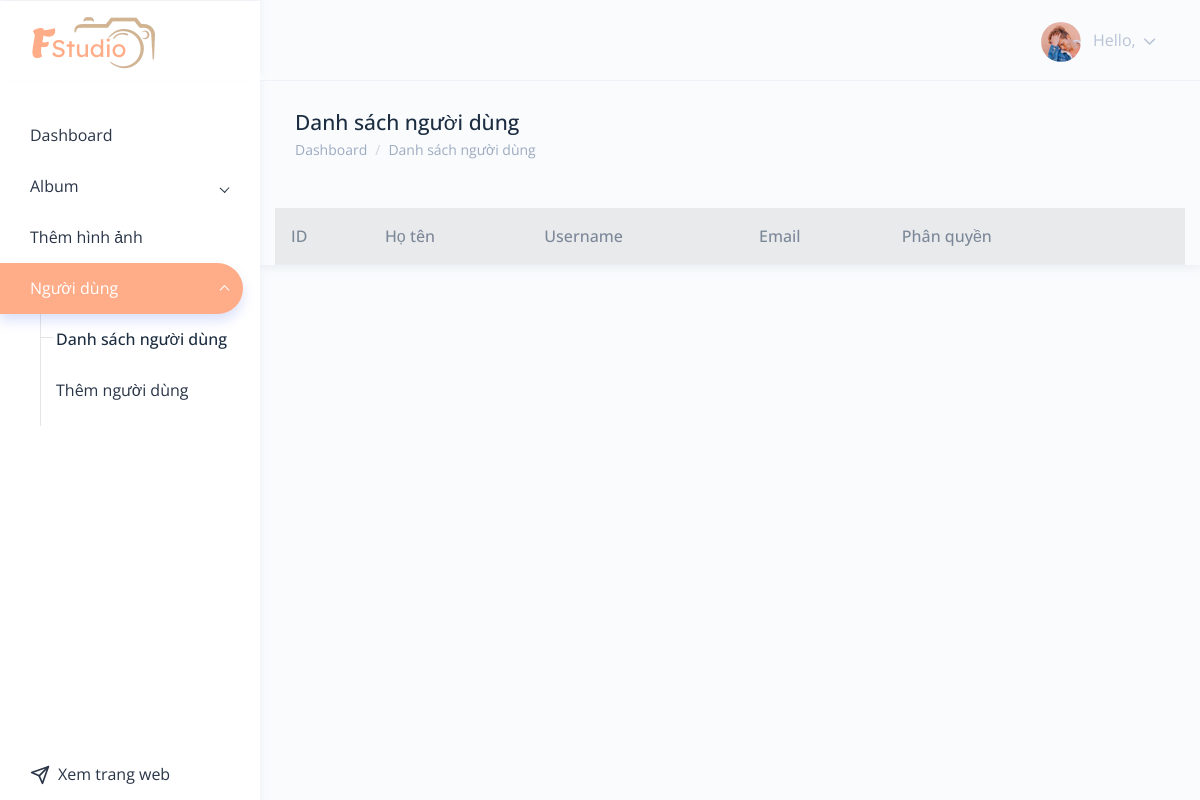
/admin/user-list_vuntpc07201.php, run on an earlier commit of the app's database.
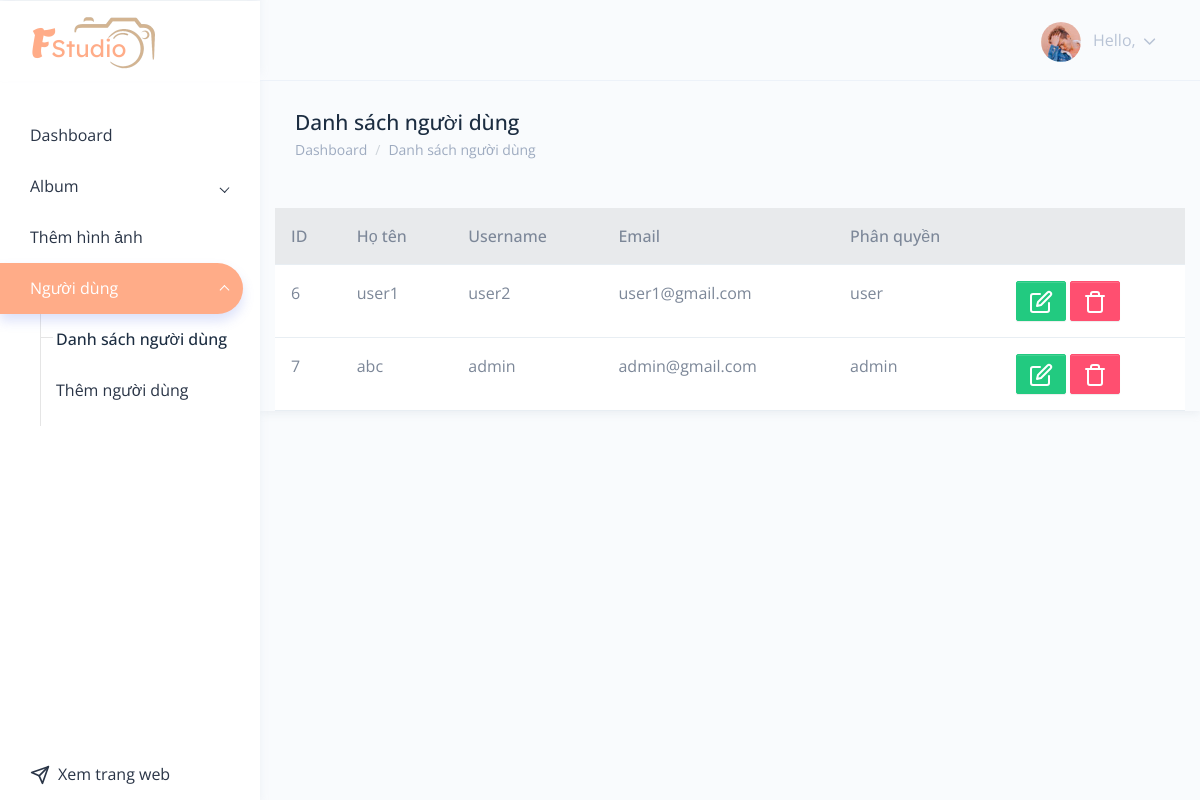
And on a later commit of the database.
### tables this page shows
CREATE TABLE `user` (
  `user_id` int(11) NOT NULL,
  `fullName` varchar(255) NOT NULL,
  `username` varchar(255) NOT NULL,
  `email` varchar(255) NOT NULL,
  `password` varchar(255) NOT NULL,
  `permission` varchar(10) NOT NULL
);

### admin/user-list_vuntpc07201.php (the view, shortened to what this page needs)
<?php
include './components/header.php'
    ?>
<div class="page-wrapper">
    <div class="page-breadcrumb">
        <div class="row">
            <div class="col-7 align-self-center">
                <h3 class="page-title text-truncate text-dark font-weight-medium mb-1">Danh sách người dùng</h3>
                <div class="d-flex align-items-center">
                    <nav aria-label="breadcrumb">
                        <ol class="breadcrumb m-0 p-0">
                            <li class="breadcrumb-item"><a href="./index.php" class="text-muted">Dashboard</a></li>
                            <li class="breadcrumb-item text-muted active" aria-current="page">Danh sách người dùng</li>
                        </ol>
                    </nav>
                </div>
            </div>
        </div>
    </div>
    <div class="container mt-5">
        <table class="table mb-5">
            <thead class="bg-light">
                <th>ID</th>
                <th>Họ tên</th>
                <th>Username</th>
                <th>Email</th>
                <th>Phân quyền</th>
                <th></th>
            </thead>
            <tbody class="bg-white">
                <?php
                require '../connect.php';
                $sql = $conn->query("SELECT * FROM user");
                if ($sql->num_rows > 0):
                    while ($user = $sql->fetch_assoc()):
                        ?>
                        <tr>
                            <td><?= $user['user_id']?></td>
                            <td><?= $user['fullName']?></td>
                            <td><?= $user['username']?></td>
                            <td><?= $user['email']?></td>
                            <td><?= $user['permission']?></td>
                            <td>
                                <a href="user-edit_vuntpc07201.php?user_id=<?= $user['user_id']?>"  class="btn btn-success"><i class="feather-icon" data-feather="edit"></i></a>
                                <button class="btn btn-danger" data-bs-toggle="modal" data-bs-target="#modalDelete<?= $user['user_id'] ?>">
                                    <i class="feather-icon" data-feather="trash"></i>
                                </button>
                            </td>
                        </tr>
                    <?php
                    endwhile;
                endif;
                ?>
            </tbody>
        </table>
    </div>
</div>
<?php
include './components/footer.php';
?>

### admin/components/header.php (shortened to what this page needs)
<!DOCTYPE html>
<html dir="ltr" lang="en">
<head>
    <link href="../assets/dist/css/style.css" rel="stylesheet">
    <link href="../assets/extra-libs/c3/c3.min.css" rel="stylesheet">
    <link href="../assets/libs/chartist/dist/chartist.min.css" rel="stylesheet">
    <link href="../assets/extra-libs/jvector/jquery-jvectormap-2.0.2.css" rel="stylesheet" />
    <link rel="stylesheet" href="../assets/css/masonry.css">
    <link rel="stylesheet" href="../assets/css/admin_vuntpc07201.css">
    <link rel="stylesheet" href="../assets/css/global_vuntpc07201.css">
</head>
<body>
    <div id="main-wrapper" class="position-relative" data-theme="light" data-layout="vertical" data-navbarbg="skin6" data-sidebartype="full" data-sidebar-position="fixed" data-header-position="fixed" data-boxed-layout="full">
        <?php
        include 'topbar.php';
        include 'aside.php';
        ?>

### admin/components/topbar.php (shortened to what this page needs)
<header class="topbar" data-navbarbg="skin6">
    <nav class="navbar top-navbar navbar-expand-lg">
        <div class="navbar-header" data-logobg="skin6">
            <div class="navbar-brand">
                <a href="index.php">
                    <img srcset="../assets/images/logo.png 2x" alt="Logo">
                </a>
            </div>
        </div>
        <div class="navbar-collapse collapse" id="navbarSupportedContent">
            <ul class="navbar-nav float-end ms-auto me-3 align-items-center">
                <li class="nav-item dropdown">
                    <a class="nav-link dropdown-toggle" href="javascript:void(0)" data-bs-toggle="dropdown"
                        aria-haspopup="true" aria-expanded="false">
                        <img src="../assets/images/users/profile-pic.jpg" alt="user" class="rounded-circle" width="40">
                        <span class="ms-2 d-none d-lg-inline-block">
                            <span>Hello,</span>
                            <i data-feather="chevron-down" class="svg-icon"></i>
                        </span>
                    </a>
                </li>
            </ul>
        </div>
    </nav>
</header>

### admin/components/aside.php (shortened to what this page needs)
<aside class="left-sidebar" data-sidebarbg="skin6">
    <div class="scroll-sidebar" data-sidebarbg="skin6">
        <nav class="sidebar-nav">
            <ul id="sidebarnav">
                <li class="sidebar-item">
                    <a class="sidebar-link sidebar-link" href="index.php" aria-expanded="false">
                        <span class="hide-menu">Dashboard</span>
                    </a>
                </li>
                <li class="sidebar-item">
                    <a class="sidebar-link has-arrow" href="javascript:void(0)"
                        aria-expanded="false">
                        <span class="hide-menu">Album</span>
                    </a>
                </li>
                <li class="sidebar-item">
                    <a class="sidebar-link sidebar-link" href="image-add_vuntpc07201.php" aria-expanded="false">
                        <span class="hide-menu">Thêm hình ảnh</span>
                    </a>
                </li>
                <li class="sidebar-item">
                    <a class="sidebar-link has-arrow" href="javascript:void(0)"
                        aria-expanded="false">
                        <span class="hide-menu">Người dùng</span>
                    </a>
                    <ul aria-expanded="false" class="collapse  first-level base-level-line">
                        <li class="sidebar-item">
                            <a href="user-list_vuntpc07201.php" class="sidebar-link">
                                <span class="hide-menu">Danh sách người dùng</span>
                            </a>
                        </li>
                        <li class="sidebar-item">
                            <a href="user-add_vuntpc07201.php" class="sidebar-link">
                                <span class="hide-menu">Thêm người dùng</span>
                            </a>
                        </li>
                    </ul>
                </li>
                <li class="sidebar-item position-absolute bottom-0">
                    <a class="sidebar-link sidebar-link" href="../client" target="_blank" aria-expanded="false">
                        <span class="hide-menu">Xem trang web</span>
                    </a>
                </li>
            </ul>
        </nav>
    </div>
</aside>

### admin/components/footer.php (shortened to what this page needs)
</div>
</body>
</html>

What changed in the data, as far as the page shows it:
added user: user_id "6", fullName "user1", username "user2", email "user1@gmail.com", permission "user"
added user: user_id "7", fullName "abc", username "admin", email "admin@gmail.com", permission "admin"
